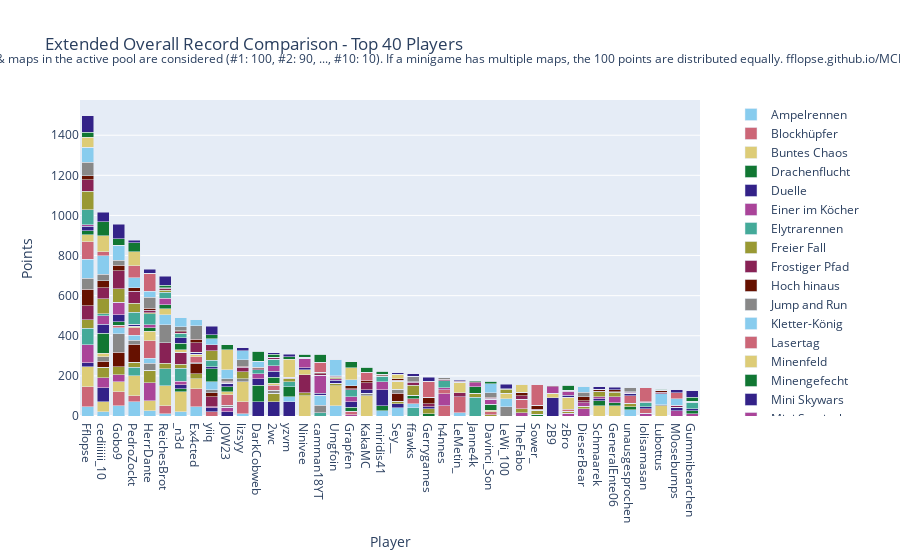

The code cell stored with this chart in its notebook:
### Code cell
import plotly.graph_objects as go

# Sum all columns to get the total score
outDf['Total'] = outDf.sum(axis=1)

# Sort by total score and fill N/A values with 0
outDf = outDf.sort_values(by='Total', ascending=False).fillna(0)

# Crop to top 10 players
cropDf = outDf.head(40).copy()

# Drop the 'Total' column for plotting
cropDf = cropDf.drop(columns=['Total'])

# Create a color palette
color_palette = px.colors.qualitative.Safe

# Create the stacked bar plot
fig = go.Figure()

for column in cropDf.columns.difference(['Player']):
    fig.add_trace(go.Bar(
        x=cropDf.index,
        y=cropDf[column],
        name=column,
        marker_color=color_palette[len(fig.data) % len(color_palette)]
    ))

# Update layout
fig.update_layout(
    barmode='stack',
    title='Extended Overall Record Comparison - Top 40 Players',
    xaxis=dict(title='Player'),
    yaxis=dict(title='Points'),
    #height=800,
    #width=1000,
    legend=dict(
        x=1.05,
        y=0.5,
        traceorder='normal',
        font=dict(size=12),
        bgcolor='rgba(255, 255, 255, 0)',
        bordercolor='rgba(0, 0, 0, 0)'
    ),
    margin=dict(r=200),  # Adjust right margin to make room for the legend
    annotations=[
        dict(
            x=0.5,
            y=1.1635,
            xref='paper',
            yref='paper',
            text='Max 100 points per minigame. Records #1 through #10 of games & maps in the active pool are considered (#1: 100, #2: 90, ..., #10: 10). If a minigame has multiple maps, the 100 points are distributed equally. fflopse.github.io/MCP-Records/data-analysis/global-ranking.ipynb',
            showarrow=False,
            font=dict(size=12),
            xanchor='center'
        )
    ]
)

fig.show()

# save the plot as an html file

fig.write_html('out/ext_overall_record_comparison.html')

### Figure 1 — Plotly figure (JSON) as saved in the notebook; plotly's stock layout.template omitted (floating-point values rounded to 4 significant figures)
{"data": [{"marker": {"color": "rgb(136, 204, 238)"}, "name": "Ampelrennen", "type": "bar", "x": ["Fflopse", "cediiiiii_10", "Gobo9", "PedroZockt", "HerrDante", "ReichesBrot", "_n3d", "Ex4cted", "yiiq", "JOW23", "lizsyy", "DarkCobweb", "2wc", "yzvm", "Ninivee", "camman18YT", "Umgfoin", "Grapfen", "KakaMC", "miridis41", "Sey__", "ffawks", "Gerrygames", "h4nnes", "LeMetin_", "Janne4k", "Davinci_Son", "LeWi_100", "TheFabo", "Sower_", "2B9", "zBro", "DieserBear", "Schmaarek", "GeneralEnte06", "unausgesprochen", "lolisamasan", "Lubottus", "M0osebumps", "Gummibearchen"], "y": [45, 20, 50, 70, 25, 10, 20, 45, 0, 0, 10, 0, 0, 0, 0, 0, 50, 0, 0, 25, 40, 0, 0, 0, 15, 0, 0, 0, 0, 0, 0, 0, 0, 0, 0, 30, 0, 0, 0, 0]}, {"marker": {"color": "rgb(204, 102, 119)"}, "name": "Blockhüpfer", "type": "bar", "x": ["Fflopse", "cediiiiii_10", "Gobo9", "PedroZockt", "HerrDante", "ReichesBrot", "_n3d", "Ex4cted", "yiiq", "JOW23", "lizsyy", "DarkCobweb", "2wc", "yzvm", "Ninivee", "camman18YT", "Umgfoin", "Grapfen", "KakaMC", "miridis41", "Sey__", "ffawks", "Gerrygames", "h4nnes", "LeMetin_", "Janne4k", "Davinci_Son", "LeWi_100", "TheFabo", "Sower_", "2B9", "zBro", "DieserBear", "Schmaarek", "GeneralEnte06", "unausgesprochen", "lolisamasan", "Lubottus", "M0osebumps", "Gummibearchen"], "y": [100, 0, 70, 30, 0, 40, 0, 90, 20, 0, 60, 0, 0, 0, 0, 0, 0, 0, 0, 0, 0, 0, 0, 50, 80, 0, 0, 0, 0, 0, 0, 0, 0, 0, 0, 0, 0, 0, 0, 0]}, {"marker": {"color": "rgb(221, 204, 119)"}, "name": "Buntes Chaos", "type": "bar", "x": ["Fflopse", "cediiiiii_10", "Gobo9", "PedroZockt", "HerrDante", "ReichesBrot", "_n3d", "Ex4cted", "yiiq", "JOW23", "lizsyy", "DarkCobweb", "2wc", "yzvm", "Ninivee", "camman18YT", "Umgfoin", "Grapfen", "KakaMC", "miridis41", "Sey__", "ffawks", "Gerrygames", "h4nnes", "LeMetin_", "Janne4k", "Davinci_Son", "LeWi_100", "TheFabo", "Sower_", "2B9", "zBro", "DieserBear", "Schmaarek", "GeneralEnte06", "unausgesprochen", "lolisamasan", "Lubottus", "M0osebumps", "Gummibearchen"], "y": [100, 50, 50, 100, 50, 100, 100, 50, 0, 0, 100, 0, 0, 0, 100, 0, 100, 0, 100, 0, 0, 0, 0, 0, 0, 0, 0, 0, 0, 0, 0, 0, 0, 50, 50, 0, 0, 50, 0, 0]}, {"marker": {"color": "rgb(17, 119, 51)"}, "name": "Drachenflucht", "type": "bar", "x": ["Fflopse", "cediiiiii_10", "Gobo9", "PedroZockt", "HerrDante", "ReichesBrot", "_n3d", "Ex4cted", "yiiq", "JOW23", "lizsyy", "DarkCobweb", "2wc", "yzvm", "Ninivee", "camman18YT", "Umgfoin", "Grapfen", "KakaMC", "miridis41", "Sey__", "ffawks", "Gerrygames", "h4nnes", "LeMetin_", "Janne4k", "Davinci_Son", "LeWi_100", "TheFabo", "Sower_", "2B9", "zBro", "DieserBear", "Schmaarek", "GeneralEnte06", "unausgesprochen", "lolisamasan", "Lubottus", "M0osebumps", "Gummibearchen"], "y": [0, 0, 0, 0, 0, 0, 16, 0, 0, 0, 0, 0, 0, 0, 0, 0, 0, 0, 0, 26, 0, 0, 10, 0, 0, 0, 0, 0, 0, 8, 0, 0, 0, 0, 0, 16, 0, 0, 0, 0]}, {"marker": {"color": "rgb(51, 34, 136)"}, "name": "Duelle", "type": "bar", "x": ["Fflopse", "cediiiiii_10", "Gobo9", "PedroZockt", "HerrDante", "ReichesBrot", "_n3d", "Ex4cted", "yiiq", "JOW23", "lizsyy", "DarkCobweb", "2wc", "yzvm", "Ninivee", "camman18YT", "Umgfoin", "Grapfen", "KakaMC", "miridis41", "Sey__", "ffawks", "Gerrygames", "h4nnes", "LeMetin_", "Janne4k", "Davinci_Son", "LeWi_100", "TheFabo", "Sower_", "2B9", "zBro", "DieserBear", "Schmaarek", "GeneralEnte06", "unausgesprochen", "lolisamasan", "Lubottus", "M0osebumps", "Gummibearchen"], "y": [20, 70, 0, 0, 0, 0, 20, 0, 20, 20, 0, 70, 70, 70, 0, 0, 0, 0, 0, 80, 20, 0, 0, 0, 0, 0, 0, 0, 0, 0, 90, 0, 0, 0, 0, 0, 0, 0, 0, 0]}, {"marker": {"color": "rgb(170, 68, 153)"}, "name": "Einer im Köcher", "type": "bar", "x": ["Fflopse", "cediiiiii_10", "Gobo9", "PedroZockt", "HerrDante", "ReichesBrot", "_n3d", "Ex4cted", "yiiq", "JOW23", "lizsyy", "DarkCobweb", "2wc", "yzvm", "Ninivee", "camman18YT", "Umgfoin", "Grapfen", "KakaMC", "miridis41", "Sey__", "ffawks", "Gerrygames", "h4nnes", "LeMetin_", "Janne4k", "Davinci_Son", "LeWi_100", "TheFabo", "Sower_", "2B9", "zBro", "DieserBear", "Schmaarek", "GeneralEnte06", "unausgesprochen", "lolisamasan", "Lubottus", "M0osebumps", "Gummibearchen"], "y": [90, 50, 36.67, 0, 90, 0, 16.67, 0, 6.667, 23.33, 0, 0, 0, 0, 0, 0, 0, 6.667, 0, 0, 0, 0, 0, 60, 0, 0, 0, 0, 16.67, 0, 0, 13.33, 36.67, 0, 0, 0, 13.33, 0, 26.67, 10]}, {"marker": {"color": "rgb(68, 170, 153)"}, "name": "Elytrarennen", "type": "bar", "x": ["Fflopse", "cediiiiii_10", "Gobo9", "PedroZockt", "HerrDante", "ReichesBrot", "_n3d", "Ex4cted", "yiiq", "JOW23", "lizsyy", "DarkCobweb", "2wc", "yzvm", "Ninivee", "camman18YT", "Umgfoin", "Grapfen", "KakaMC", "miridis41", "Sey__", "ffawks", "Gerrygames", "h4nnes", "LeMetin_", "Janne4k", "Davinci_Son", "LeWi_100", "TheFabo", "Sower_", "2B9", "zBro", "DieserBear", "Schmaarek", "GeneralEnte06", "unausgesprochen", "lolisamasan", "Lubottus", "M0osebumps", "Gummibearchen"], "y": [83.33, 0, 0, 43.33, 0, 86.67, 66.67, 0, 0, 0, 0, 0, 0, 0, 0, 16.67, 0, 0, 0, 0, 0, 40, 0, 0, 0, 93.33, 0, 0, 0, 0, 0, 0, 0, 0, 0, 0, 0, 0, 0, 0]}, {"marker": {"color": "rgb(153, 153, 51)"}, "name": "Freier Fall", "type": "bar", "x": ["Fflopse", "cediiiiii_10", "Gobo9", "PedroZockt", "HerrDante", "ReichesBrot", "_n3d", "Ex4cted", "yiiq", "JOW23", "lizsyy", "DarkCobweb", "2wc", "yzvm", "Ninivee", "camman18YT", "Umgfoin", "Grapfen", "KakaMC", "miridis41", "Sey__", "ffawks", "Gerrygames", "h4nnes", "LeMetin_", "Janne4k", "Davinci_Son", "LeWi_100", "TheFabo", "Sower_", "2B9", "zBro", "DieserBear", "Schmaarek", "GeneralEnte06", "unausgesprochen", "lolisamasan", "Lubottus", "M0osebumps", "Gummibearchen"], "y": [42.5, 52.5, 40, 25, 62.5, 27.5, 17.5, 25, 0, 0, 0, 0, 42.5, 0, 15, 0, 12.5, 0, 0, 0, 12.5, 0, 25, 0, 0, 20, 7.5, 0, 20, 20, 0, 10, 12.5, 0, 0, 17.5, 0, 0, 0, 0]}, {"marker": {"color": "rgb(136, 34, 85)"}, "name": "Frostiger Pfad", "type": "bar", "x": ["Fflopse", "cediiiiii_10", "Gobo9", "PedroZockt", "HerrDante", "ReichesBrot", "_n3d", "Ex4cted", "yiiq", "JOW23", "lizsyy", "DarkCobweb", "2wc", "yzvm", "Ninivee", "camman18YT", "Umgfoin", "Grapfen", "KakaMC", "miridis41", "Sey__", "ffawks", "Gerrygames", "h4nnes", "LeMetin_", "Janne4k", "Davinci_Son", "LeWi_100", "TheFabo", "Sower_", "2B9", "zBro", "DieserBear", "Schmaarek", "GeneralEnte06", "unausgesprochen", "lolisamasan", "Lubottus", "M0osebumps", "Gummibearchen"], "y": [70, 0, 0, 0, 0, 100, 60, 0, 50, 0, 0, 0, 0, 0, 90, 0, 0, 0, 0, 0, 0, 0, 0, 0, 20, 0, 0, 0, 0, 0, 0, 0, 0, 0, 0, 0, 0, 0, 0, 0]}, {"marker": {"color": "rgb(102, 17, 0)"}, "name": "Hoch hinaus", "type": "bar", "x": ["Fflopse", "cediiiiii_10", "Gobo9", "PedroZockt", "HerrDante", "ReichesBrot", "_n3d", "Ex4cted", "yiiq", "JOW23", "lizsyy", "DarkCobweb", "2wc", "yzvm", "Ninivee", "camman18YT", "Umgfoin", "Grapfen", "KakaMC", "miridis41", "Sey__", "ffawks", "Gerrygames", "h4nnes", "LeMetin_", "Janne4k", "Davinci_Son", "LeWi_100", "TheFabo", "Sower_", "2B9", "zBro", "DieserBear", "Schmaarek", "GeneralEnte06", "unausgesprochen", "lolisamasan", "Lubottus", "M0osebumps", "Gummibearchen"], "y": [80, 30, 70, 90, 0, 0, 0, 50, 20, 0, 0, 0, 0, 0, 0, 0, 0, 0, 0, 0, 40, 0, 0, 0, 0, 0, 0, 0, 0, 0, 0, 0, 0, 0, 0, 0, 0, 0, 0, 0]}, {"marker": {"color": "rgb(136, 136, 136)"}, "name": "Jump and Run", "type": "bar", "x": ["Fflopse", "cediiiiii_10", "Gobo9", "PedroZockt", "HerrDante", "ReichesBrot", "_n3d", "Ex4cted", "yiiq", "JOW23", "lizsyy", "DarkCobweb", "2wc", "yzvm", "Ninivee", "camman18YT", "Umgfoin", "Grapfen", "KakaMC", "miridis41", "Sey__", "ffawks", "Gerrygames", "h4nnes", "LeMetin_", "Janne4k", "Davinci_Son", "LeWi_100", "TheFabo", "Sower_", "2B9", "zBro", "DieserBear", "Schmaarek", "GeneralEnte06", "unausgesprochen", "lolisamasan", "Lubottus", "M0osebumps", "Gummibearchen"], "y": [56.67, 23.33, 93.33, 20, 36.67, 90, 0, 6.667, 13.33, 10, 16.67, 0, 16.67, 0, 0, 36.67, 0, 0, 13.33, 0, 20, 0, 0, 0, 0, 0, 0, 46.67, 0, 0, 0, 0, 0, 0, 0, 0, 0, 6.667, 0, 0]}, {"marker": {"color": "rgb(136, 204, 238)"}, "name": "Kletter-König", "type": "bar", "x": ["Fflopse", "cediiiiii_10", "Gobo9", "PedroZockt", "HerrDante", "ReichesBrot", "_n3d", "Ex4cted", "yiiq", "JOW23", "lizsyy", "DarkCobweb", "2wc", "yzvm", "Ninivee", "camman18YT", "Umgfoin", "Grapfen", "KakaMC", "miridis41", "Sey__", "ffawks", "Gerrygames", "h4nnes", "LeMetin_", "Janne4k", "Davinci_Son", "LeWi_100", "TheFabo", "Sower_", "2B9", "zBro", "DieserBear", "Schmaarek", "GeneralEnte06", "unausgesprochen", "lolisamasan", "Lubottus", "M0osebumps", "Gummibearchen"], "y": [95, 0, 30, 25, 25, 50, 0, 0, 40, 0, 0, 0, 0, 25, 0, 50, 0, 0, 0, 0, 0, 20, 0, 0, 0, 0, 0, 40, 0, 0, 0, 0, 0, 0, 0, 0, 0, 55, 0, 0]}, {"marker": {"color": "rgb(204, 102, 119)"}, "name": "Lasertag", "type": "bar", "x": ["Fflopse", "cediiiiii_10", "Gobo9", "PedroZockt", "HerrDante", "ReichesBrot", "_n3d", "Ex4cted", "yiiq", "JOW23", "lizsyy", "DarkCobweb", "2wc", "yzvm", "Ninivee", "camman18YT", "Umgfoin", "Grapfen", "KakaMC", "miridis41", "Sey__", "ffawks", "Gerrygames", "h4nnes", "LeMetin_", "Janne4k", "Davinci_Son", "LeWi_100", "TheFabo", "Sower_", "2B9", "zBro", "DieserBear", "Schmaarek", "GeneralEnte06", "unausgesprochen", "lolisamasan", "Lubottus", "M0osebumps", "Gummibearchen"], "y": [86.67, 0, 13.33, 36.67, 86.67, 0, 0, 30, 0, 53.33, 0, 0, 23.33, 0, 0, 0, 0, 16.67, 0, 0, 0, 26.67, 0, 20, 0, 0, 13.33, 0, 46.67, 0, 0, 10, 0, 0, 0, 36.67, 23.33, 0, 0, 0]}, {"marker": {"color": "rgb(221, 204, 119)"}, "name": "Minenfeld", "type": "bar", "x": ["Fflopse", "cediiiiii_10", "Gobo9", "PedroZockt", "HerrDante", "ReichesBrot", "_n3d", "Ex4cted", "yiiq", "JOW23", "lizsyy", "DarkCobweb", "2wc", "yzvm", "Ninivee", "camman18YT", "Umgfoin", "Grapfen", "KakaMC", "miridis41", "Sey__", "ffawks", "Gerrygames", "h4nnes", "LeMetin_", "Janne4k", "Davinci_Son", "LeWi_100", "TheFabo", "Sower_", "2B9", "zBro", "DieserBear", "Schmaarek", "GeneralEnte06", "unausgesprochen", "lolisamasan", "Lubottus", "M0osebumps", "Gummibearchen"], "y": [33.33, 16.67, 0, 6.667, 46.67, 30, 13.33, 10, 0, 13.33, 0, 0, 10, 0, 26.67, 0, 0, 0, 0, 0, 40, 0, 0, 0, 53.33, 0, 6.667, 26.67, 0, 0, 23.33, 60, 0, 0, 0, 0, 0, 0, 0, 0]}, {"marker": {"color": "rgb(17, 119, 51)"}, "name": "Minengefecht", "type": "bar", "x": ["Fflopse", "cediiiiii_10", "Gobo9", "PedroZockt", "HerrDante", "ReichesBrot", "_n3d", "Ex4cted", "yiiq", "JOW23", "lizsyy", "DarkCobweb", "2wc", "yzvm", "Ninivee", "camman18YT", "Umgfoin", "Grapfen", "KakaMC", "miridis41", "Sey__", "ffawks", "Gerrygames", "h4nnes", "LeMetin_", "Janne4k", "Davinci_Son", "LeWi_100", "TheFabo", "Sower_", "2B9", "zBro", "DieserBear", "Schmaarek", "GeneralEnte06", "unausgesprochen", "lolisamasan", "Lubottus", "M0osebumps", "Gummibearchen"], "y": [20, 100, 16.67, 0, 16.67, 20, 33.33, 0, 66.67, 26.67, 0, 83.33, 30, 50, 0, 0, 0, 20, 0, 0, 0, 16.67, 0, 0, 0, 33.33, 30, 0, 0, 0, 0, 0, 0, 26.67, 16.67, 0, 0, 0, 0, 16.67]}, {"marker": {"color": "rgb(51, 34, 136)"}, "name": "Mini Skywars", "type": "bar", "x": ["Fflopse", "cediiiiii_10", "Gobo9", "PedroZockt", "HerrDante", "ReichesBrot", "_n3d", "Ex4cted", "yiiq", "JOW23", "lizsyy", "DarkCobweb", "2wc", "yzvm", "Ninivee", "camman18YT", "Umgfoin", "Grapfen", "KakaMC", "miridis41", "Sey__", "ffawks", "Gerrygames", "h4nnes", "LeMetin_", "Janne4k", "Davinci_Son", "LeWi_100", "TheFabo", "Sower_", "2B9", "zBro", "DieserBear", "Schmaarek", "GeneralEnte06", "unausgesprochen", "lolisamasan", "Lubottus", "M0osebumps", "Gummibearchen"], "y": [23.33, 45, 35, 10, 0, 0, 26.67, 11.67, 8.333, 16.67, 0, 31.67, 31.67, 0, 10, 10, 16.67, 26.67, 16.67, 0, 0, 0, 10, 0, 0, 0, 0, 0, 0, 0, 0, 10, 0, 10, 0, 13.33, 10, 0, 16.67, 8.333]}, {"marker": {"color": "rgb(170, 68, 153)"}, "name": "Mini Survivalgames", "type": "bar", "x": ["Fflopse", "cediiiiii_10", "Gobo9", "PedroZockt", "HerrDante", "ReichesBrot", "_n3d", "Ex4cted", "yiiq", "JOW23", "lizsyy", "DarkCobweb", "2wc", "yzvm", "Ninivee", "camman18YT", "Umgfoin", "Grapfen", "KakaMC", "miridis41", "Sey__", "ffawks", "Gerrygames", "h4nnes", "LeMetin_", "Janne4k", "Davinci_Son", "LeWi_100", "TheFabo", "Sower_", "2B9", "zBro", "DieserBear", "Schmaarek", "GeneralEnte06", "unausgesprochen", "lolisamasan", "Lubottus", "M0osebumps", "Gummibearchen"], "y": [6.667, 43.33, 63.33, 0, 16.67, 33.33, 0, 0, 0, 0, 0, 26.67, 26.67, 0, 46.67, 90, 6.667, 26.67, 0, 40, 0, 0, 0, 10, 0, 20, 26.67, 0, 0, 0, 33.33, 16.67, 16.67, 10, 30, 0, 0, 0, 0, 0]}, {"marker": {"color": "rgb(68, 170, 153)"}, "name": "Paintball", "type": "bar", "x": ["Fflopse", "cediiiiii_10", "Gobo9", "PedroZockt", "HerrDante", "ReichesBrot", "_n3d", "Ex4cted", "yiiq", "JOW23", "lizsyy", "DarkCobweb", "2wc", "yzvm", "Ninivee", "camman18YT", "Umgfoin", "Grapfen", "KakaMC", "miridis41", "Sey__", "ffawks", "Gerrygames", "h4nnes", "LeMetin_", "Janne4k", "Davinci_Son", "LeWi_100", "TheFabo", "Sower_", "2B9", "zBro", "DieserBear", "Schmaarek", "GeneralEnte06", "unausgesprochen", "lolisamasan", "Lubottus", "M0osebumps", "Gummibearchen"], "y": [76.67, 10, 0, 60, 53.33, 30, 20, 0, 33.33, 0, 0, 20, 33.33, 26.67, 0, 0, 0, 33.33, 0, 26.67, 0, 0, 0, 36.67, 0, 0, 0, 0, 0, 0, 0, 0, 0, 0, 0, 0, 20, 0, 0, 33.33]}, {"marker": {"color": "rgb(153, 153, 51)"}, "name": "Pferderennen", "type": "bar", "x": ["Fflopse", "cediiiiii_10", "Gobo9", "PedroZockt", "HerrDante", "ReichesBrot", "_n3d", "Ex4cted", "yiiq", "JOW23", "lizsyy", "DarkCobweb", "2wc", "yzvm", "Ninivee", "camman18YT", "Umgfoin", "Grapfen", "KakaMC", "miridis41", "Sey__", "ffawks", "Gerrygames", "h4nnes", "LeMetin_", "Janne4k", "Davinci_Son", "LeWi_100", "TheFabo", "Sower_", "2B9", "zBro", "DieserBear", "Schmaarek", "GeneralEnte06", "unausgesprochen", "lolisamasan", "Lubottus", "M0osebumps", "Gummibearchen"], "y": [91.67, 75, 65, 45, 6.667, 10, 3.333, 0, 46.67, 0, 35, 0, 0, 13.33, 0, 0, 8.333, 0, 0, 0, 3.333, 50, 0, 0, 0, 0, 0, 20, 0, 0, 0, 0, 0, 23.33, 21.67, 0, 0, 0, 0, 0]}, {"marker": {"color": "rgb(136, 34, 85)"}, "name": "Replika", "type": "bar", "x": ["Fflopse", "cediiiiii_10", "Gobo9", "PedroZockt", "HerrDante", "ReichesBrot", "_n3d", "Ex4cted", "yiiq", "JOW23", "lizsyy", "DarkCobweb", "2wc", "yzvm", "Ninivee", "camman18YT", "Umgfoin", "Grapfen", "KakaMC", "miridis41", "Sey__", "ffawks", "Gerrygames", "h4nnes", "LeMetin_", "Janne4k", "Davinci_Son", "LeWi_100", "TheFabo", "Sower_", "2B9", "zBro", "DieserBear", "Schmaarek", "GeneralEnte06", "unausgesprochen", "lolisamasan", "Lubottus", "M0osebumps", "Gummibearchen"], "y": [55.92, 54.17, 91.36, 60.58, 11.55, 8.447, 7.67, 47.67, 30.78, 5.631, 22.04, 4.951, 7.573, 3.107, 2.913, 8.058, 2.913, 4.66, 36.21, 4.078, 3.107, 15.63, 16.5, 2.913, 4.078, 5.049, 5.34, 2.136, 16.6, 5.049, 5.049, 3.689, 9.903, 2.913, 3.301, 4.272, 3.107, 6.214, 7.961, 4.854]}, {"marker": {"color": "rgb(102, 17, 0)"}, "name": "Sammelwahn", "type": "bar", "x": ["Fflopse", "cediiiiii_10", "Gobo9", "PedroZockt", "HerrDante", "ReichesBrot", "_n3d", "Ex4cted", "yiiq", "JOW23", "lizsyy", "DarkCobweb", "2wc", "yzvm", "Ninivee", "camman18YT", "Umgfoin", "Grapfen", "KakaMC", "miridis41", "Sey__", "ffawks", "Gerrygames", "h4nnes", "LeMetin_", "Janne4k", "Davinci_Son", "LeWi_100", "TheFabo", "Sower_", "2B9", "zBro", "DieserBear", "Schmaarek", "GeneralEnte06", "unausgesprochen", "lolisamasan", "Lubottus", "M0osebumps", "Gummibearchen"], "y": [20.5, 35.5, 27.75, 16.25, 10.25, 3.5, 4.5, 17, 0, 4, 5, 6, 0, 4.5, 2.25, 6, 4.75, 15.75, 10.75, 7, 8, 2.75, 31, 4.75, 3.25, 0, 3.25, 0, 17.5, 21.75, 2.5, 3.5, 20.5, 9.75, 10, 3.25, 1, 10.25, 3.5, 0]}, {"marker": {"color": "rgb(136, 136, 136)"}, "name": "Schießstand", "type": "bar", "x": ["Fflopse", "cediiiiii_10", "Gobo9", "PedroZockt", "HerrDante", "ReichesBrot", "_n3d", "Ex4cted", "yiiq", "JOW23", "lizsyy", "DarkCobweb", "2wc", "yzvm", "Ninivee", "camman18YT", "Umgfoin", "Grapfen", "KakaMC", "miridis41", "Sey__", "ffawks", "Gerrygames", "h4nnes", "LeMetin_", "Janne4k", "Davinci_Son", "LeWi_100", "TheFabo", "Sower_", "2B9", "zBro", "DieserBear", "Schmaarek", "GeneralEnte06", "unausgesprochen", "lolisamasan", "Lubottus", "M0osebumps", "Gummibearchen"], "y": [67.5, 32.5, 25, 0, 55, 0, 20, 67.5, 0, 12.5, 32.5, 0, 0, 0, 0, 0, 0, 0, 0, 0, 0, 27.5, 0, 7.5, 0, 0, 22.5, 0, 0, 0, 0, 0, 22.5, 0, 0, 22.5, 0, 0, 0, 0]}, {"marker": {"color": "rgb(136, 204, 238)"}, "name": "Spleef", "type": "bar", "x": ["Fflopse", "cediiiiii_10", "Gobo9", "PedroZockt", "HerrDante", "ReichesBrot", "_n3d", "Ex4cted", "yiiq", "JOW23", "lizsyy", "DarkCobweb", "2wc", "yzvm", "Ninivee", "camman18YT", "Umgfoin", "Grapfen", "KakaMC", "miridis41", "Sey__", "ffawks", "Gerrygames", "h4nnes", "LeMetin_", "Janne4k", "Davinci_Son", "LeWi_100", "TheFabo", "Sower_", "2B9", "zBro", "DieserBear", "Schmaarek", "GeneralEnte06", "unausgesprochen", "lolisamasan", "Lubottus", "M0osebumps", "Gummibearchen"], "y": [75, 90, 75, 50, 30, 0, 45, 30, 30, 45, 45, 30, 0, 0, 0, 0, 80, 30, 0, 0, 0, 0, 0, 0, 0, 0, 45, 0, 0, 0, 0, 0, 30, 0, 0, 0, 0, 0, 30, 0]}, {"marker": {"color": "rgb(204, 102, 119)"}, "name": "Todeswürfel", "type": "bar", "x": ["Fflopse", "cediiiiii_10", "Gobo9", "PedroZockt", "HerrDante", "ReichesBrot", "_n3d", "Ex4cted", "yiiq", "JOW23", "lizsyy", "DarkCobweb", "2wc", "yzvm", "Ninivee", "camman18YT", "Umgfoin", "Grapfen", "KakaMC", "miridis41", "Sey__", "ffawks", "Gerrygames", "h4nnes", "LeMetin_", "Janne4k", "Davinci_Son", "LeWi_100", "TheFabo", "Sower_", "2B9", "zBro", "DieserBear", "Schmaarek", "GeneralEnte06", "unausgesprochen", "lolisamasan", "Lubottus", "M0osebumps", "Gummibearchen"], "y": [0, 20, 0, 60, 90, 0, 0, 0, 0, 0, 0, 0, 0, 0, 0, 50, 0, 0, 40, 0, 0, 0, 80, 0, 0, 0, 0, 0, 0, 100, 0, 0, 0, 0, 0, 0, 70, 0, 30, 0]}, {"marker": {"color": "rgb(221, 204, 119)"}, "name": "Waffenfolge", "type": "bar", "x": ["Fflopse", "cediiiiii_10", "Gobo9", "PedroZockt", "HerrDante", "ReichesBrot", "_n3d", "Ex4cted", "yiiq", "JOW23", "lizsyy", "DarkCobweb", "2wc", "yzvm", "Ninivee", "camman18YT", "Umgfoin", "Grapfen", "KakaMC", "miridis41", "Sey__", "ffawks", "Gerrygames", "h4nnes", "LeMetin_", "Janne4k", "Davinci_Son", "LeWi_100", "TheFabo", "Sower_", "2B9", "zBro", "DieserBear", "Schmaarek", "GeneralEnte06", "unausgesprochen", "lolisamasan", "Lubottus", "M0osebumps", "Gummibearchen"], "y": [50, 80, 0, 70, 0, 0, 0, 0, 0, 100, 0, 0, 0, 90, 0, 0, 0, 60, 0, 0, 20, 0, 0, 0, 0, 0, 0, 0, 40, 0, 0, 0, 0, 0, 0, 0, 0, 0, 0, 0]}, {"marker": {"color": "rgb(17, 119, 51)"}, "name": "Walls", "type": "bar", "x": ["Fflopse", "cediiiiii_10", "Gobo9", "PedroZockt", "HerrDante", "ReichesBrot", "_n3d", "Ex4cted", "yiiq", "JOW23", "lizsyy", "DarkCobweb", "2wc", "yzvm", "Ninivee", "camman18YT", "Umgfoin", "Grapfen", "KakaMC", "miridis41", "Sey__", "ffawks", "Gerrygames", "h4nnes", "LeMetin_", "Janne4k", "Davinci_Son", "LeWi_100", "TheFabo", "Sower_", "2B9", "zBro", "DieserBear", "Schmaarek", "GeneralEnte06", "unausgesprochen", "lolisamasan", "Lubottus", "M0osebumps", "Gummibearchen"], "y": [25, 70, 32.5, 45, 0, 12.5, 0, 0, 20, 25, 0, 50, 15, 12.5, 15, 40, 0, 30, 25, 15, 0, 0, 0, 0, 0, 5, 12.5, 0, 0, 0, 0, 25, 0, 0, 0, 0, 0, 5, 0, 20]}, {"marker": {"color": "rgb(51, 34, 136)"}, "name": "Wettrennen", "type": "bar", "x": ["Fflopse", "cediiiiii_10", "Gobo9", "PedroZockt", "HerrDante", "ReichesBrot", "_n3d", "Ex4cted", "yiiq", "JOW23", "lizsyy", "DarkCobweb", "2wc", "yzvm", "Ninivee", "camman18YT", "Umgfoin", "Grapfen", "KakaMC", "miridis41", "Sey__", "ffawks", "Gerrygames", "h4nnes", "LeMetin_", "Janne4k", "Davinci_Son", "LeWi_100", "TheFabo", "Sower_", "2B9", "zBro", "DieserBear", "Schmaarek", "GeneralEnte06", "unausgesprochen", "lolisamasan", "Lubottus", "M0osebumps", "Gummibearchen"], "y": [82, 48, 72, 14, 20, 44, 0, 0, 42, 0, 14, 0, 8, 14, 0, 0, 0, 0, 0, 0, 8, 12, 20, 0, 4, 0, 0, 24, 0, 0, 0, 0, 0, 14, 12, 0, 0, 0, 16, 32]}], "layout": {"annotations": [{"font": {"size": 12}, "showarrow": false, "text": "Max 100 points per minigame. Records #1 through #10 of games & maps in the active pool are considered (#1: 100, #2: 90, ..., #10: 10). If a minigame has multiple maps, the 100 points are distributed equally. fflopse.github.io/MCP-Records/data-analysis/global-ranking.ipynb", "x": 0.5, "xanchor": "center", "xref": "paper", "y": 1.163, "yref": "paper"}], "barmode": "stack", "legend": {"bgcolor": "rgba(255, 255, 255, 0)", "bordercolor": "rgba(0, 0, 0, 0)", "font": {"size": 12}, "traceorder": "normal", "x": 1.05, "y": 0.5}, "margin": {"r": 200}, "title": {"text": "Extended Overall Record Comparison - Top 40 Players"}, "xaxis": {"title": {"text": "Player"}}, "yaxis": {"title": {"text": "Points"}}}}
